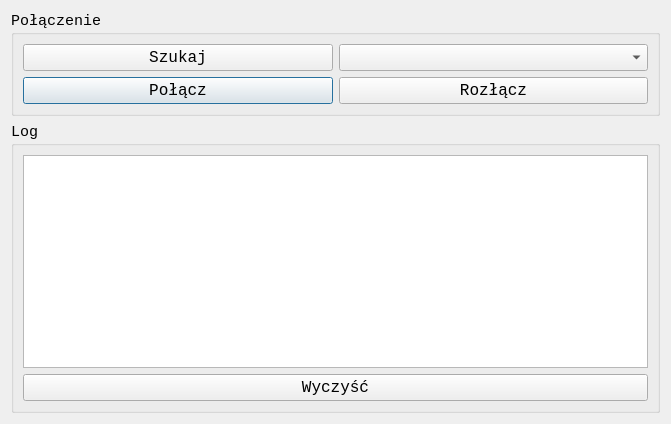
<?xml version="1.0" encoding="UTF-8"?>
<ui version="4.0">
 <class>OknoPolaczenia</class>
 <widget class="QDialog" name="OknoPolaczenia">
  <property name="geometry">
   <rect>
    <x>0</x>
    <y>0</y>
    <width>671</width>
    <height>424</height>
   </rect>
  </property>
  <property name="font">
   <font>
    <family>Courier New</family>
   </font>
  </property>
  <property name="windowTitle">
   <string>Fly and Shoot - połączenie</string>
  </property>
  <layout class="QGridLayout" name="gridLayout">
   <item row="0" column="0">
    <widget class="QGroupBox" name="groupBox">
     <property name="font">
      <font>
       <family>Courier New</family>
       <pointsize>11</pointsize>
      </font>
     </property>
     <property name="title">
      <string>Połączenie</string>
     </property>
     <layout class="QGridLayout" name="gridLayout_2">
      <item row="1" column="0">
       <widget class="QPushButton" name="pushButtonConnect">
        <property name="font">
         <font>
          <family>Courier New</family>
          <pointsize>12</pointsize>
         </font>
        </property>
        <property name="text">
         <string>Połącz</string>
        </property>
       </widget>
      </item>
      <item row="0" column="0">
       <widget class="QPushButton" name="pushButtonSearch">
        <property name="font">
         <font>
          <family>Courier New</family>
          <pointsize>12</pointsize>
         </font>
        </property>
        <property name="text">
         <string>Szukaj</string>
        </property>
       </widget>
      </item>
      <item row="1" column="2">
       <widget class="QPushButton" name="pushButtonCloseConnection">
        <property name="font">
         <font>
          <family>Courier New</family>
          <pointsize>12</pointsize>
         </font>
        </property>
        <property name="text">
         <string>Rozłącz</string>
        </property>
       </widget>
      </item>
      <item row="0" column="2">
       <widget class="QComboBox" name="comboBoxDevices">
        <property name="font">
         <font>
          <family>Courier New</family>
          <pointsize>12</pointsize>
         </font>
        </property>
       </widget>
      </item>
     </layout>
    </widget>
   </item>
   <item row="1" column="0">
    <widget class="QGroupBox" name="groupBox_2">
     <property name="font">
      <font>
       <family>Courier New</family>
       <pointsize>11</pointsize>
      </font>
     </property>
     <property name="title">
      <string>Log</string>
     </property>
     <layout class="QGridLayout" name="gridLayout_4">
      <item row="0" column="0">
       <widget class="QTextEdit" name="textEditLogs">
        <property name="font">
         <font>
          <family>Courier New</family>
          <pointsize>9</pointsize>
         </font>
        </property>
       </widget>
      </item>
      <item row="1" column="0">
       <widget class="QPushButton" name="pushButtonLogsClear">
        <property name="font">
         <font>
          <family>Courier New</family>
          <pointsize>12</pointsize>
         </font>
        </property>
        <property name="text">
         <string>Wyczyść</string>
        </property>
       </widget>
      </item>
     </layout>
    </widget>
   </item>
  </layout>
 </widget>
 <resources/>
 <connections>
  <connection>
   <sender>pushButtonLogsClear</sender>
   <signal>clicked()</signal>
   <receiver>textEditLogs</receiver>
   <slot>clear()</slot>
   <hints>
    <hint type="sourcelabel">
     <x>368</x>
     <y>253</y>
    </hint>
    <hint type="destinationlabel">
     <x>405</x>
     <y>198</y>
    </hint>
   </hints>
  </connection>
 </connections>
</ui>
